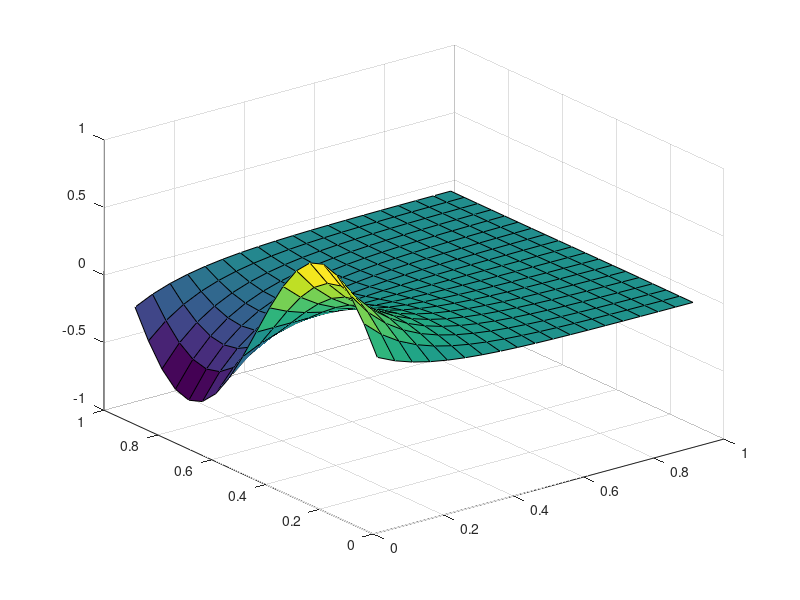

MATLAB code for this plot:
%% Input 

h=0.05;

bL = @ (y) sin(2*pi*y);
bR = @ (y) 0;
bT = @ (x) 0;
bB = @ (x) 0;

%% Initialization

N = 1/h;
xh = 0:h:1;
yh = xh;
M = N - 1;

w = zeros(M);
%v = zeros(M*M,1);
b = zeros(M*M,1);

D = zeros(M);
I = eye(M);

%% Construction of D

for i = 1:M
    if i == 1
        D(i,i)=-4;
        D(i,i+1)=1;
    elseif i == M
        D(i,i-1) = 1;
        D(i,i) = -4;
    else
        D(i,i-1) = 1;
        D(i,i) = -4;
        D(i,i+1) = 1;
    end
end

%% Construction of A

for i = 1:M
    if i == 1
        A((i-1)*M + 1: (i-1)*M + M, (i-1)*M + 1: (i-1)*M + M) = D;
        A((i-1)*M + 1: (i-1)*M + M, i*M + 1: i*M + M) = I;
    elseif i == M
        A((i-1)*M + 1: (i-1)*M + M, (i-1)*M + 1: (i-1)*M + M) = D;
        A((i-1)*M + 1: (i-1)*M + M, (i-2)*M + 1: (i-2)*M + M) = I;
    else
        A((i-1)*M + 1: (i-1)*M + M, (i-1)*M + 1: (i-1)*M + M) = D;
        A((i-1)*M + 1: (i-1)*M + M, i*M + 1: i*M + M) = I;
        A((i-1)*M + 1: (i-1)*M + M, (i-2)*M + 1: (i-2)*M + M) = I;
    end
end

%% Construction of b

for i = 1:M
    if i == 1
        b((i-1)*M + 1, 1) = -bL(yh(2)) - bB(xh(2));
        b((i-1)*M + 2, (i-1)*M + M - 1, 1) = - bB(xh(3:M));
        b((i-1)*M + M, 1) = -bR(yh(2)) -bB(xh(M+1));
    elseif i == M
        b((i-1)*M + 1, 1) = -bL(yh(M+1)) - bB(xh(2));
        b((i-1)*M + 2, (i-1)*M + M - 1, 1) = - bB(xh(3:M));
        b((i-1)*M + M, 1) = -bR(yh(M+1)) -bB(xh(M+1));
    else
        b((i-1)*M + 1, 1) = -bL(yh(i+1));
        b((i-1)*M + M, 1) = -bR(yh(i+1)); 
    end
end   

v=inv(A)*b;

%% Vector v to matrix w

for j = 1:M
    for i = 1:M
        w(i,j) = v((j-1)*M +i);
    end
end

surf(xh(2:N),xh(2:N)',w')
